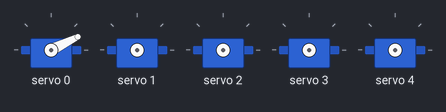
This sketch was run on a simulated Arduino Uno, built with avr-gcc and run on an emulated ATmega328P. Parts: 5 × servo.

Above: at 0.05 s.
At 0.55 s:
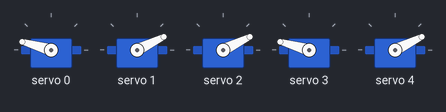
At 0.7 s:
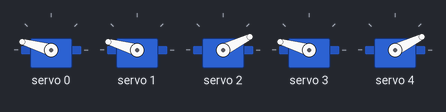
At 0.8 s:
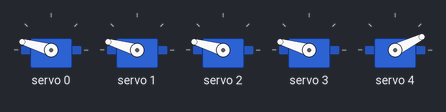
At 0.9 s:
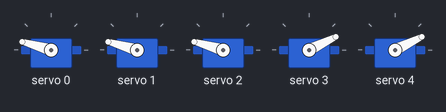
At 1.8 s:
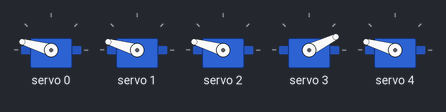
Timing chart, 0 to 4.2 s (numbered marks = the images above):
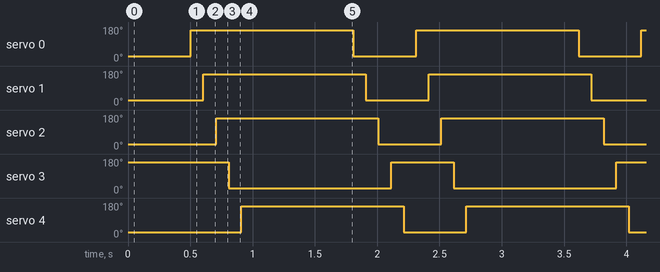

Measured:
- by itself, servo 0–2, servo 4: alternates 164° for 1.3 s and 26° for 0.50 s
- by itself, servo 3: alternates 164° for 0.50 s and 26° for 1.3 s

The sketch:

finger_wave_reversed_polarity.ino
```cpp
#include <Wire.h>
#include <Adafruit_PWMServoDriver.h>
// Does the finger wave, but one of the hands has the "polarity" of the 4th finger reversed
Adafruit_PWMServoDriver pwm1 = Adafruit_PWMServoDriver(0x40);

#define SERVOMIN 200
#define SERVOMAX 550

uint8_t servonum = 0;

void setup() {
  Serial.begin(9600);
  pwm1.begin();
  pwm1.setPWMFreq(60);
}

void loop() {
  //closing loop
  for (int finger_num = 0; finger_num < 5; finger_num++){ // assuming the left-most finger is 0, then fingers in order
    if (finger_num == 3){
      pwm1.setPWM(finger_num, 0, SERVOMAX);
      delay(100);
    }
    else{
      pwm1.setPWM(finger_num, 0, SERVOMIN);
      delay(100);
    }
  }

  // opening loop
  for (int finger_num = 0; finger_num < 5; finger_num++){ // assuming the left-most finger is 0, then fingers in order
    if (finger_num == 3){
      pwm1.setPWM(finger_num, 0, SERVOMIN);
      delay(100);
    }
    else{
      pwm1.setPWM(finger_num, 0, SERVOMAX);
      delay(100);
    }
  }

  delay(800);
}
```
